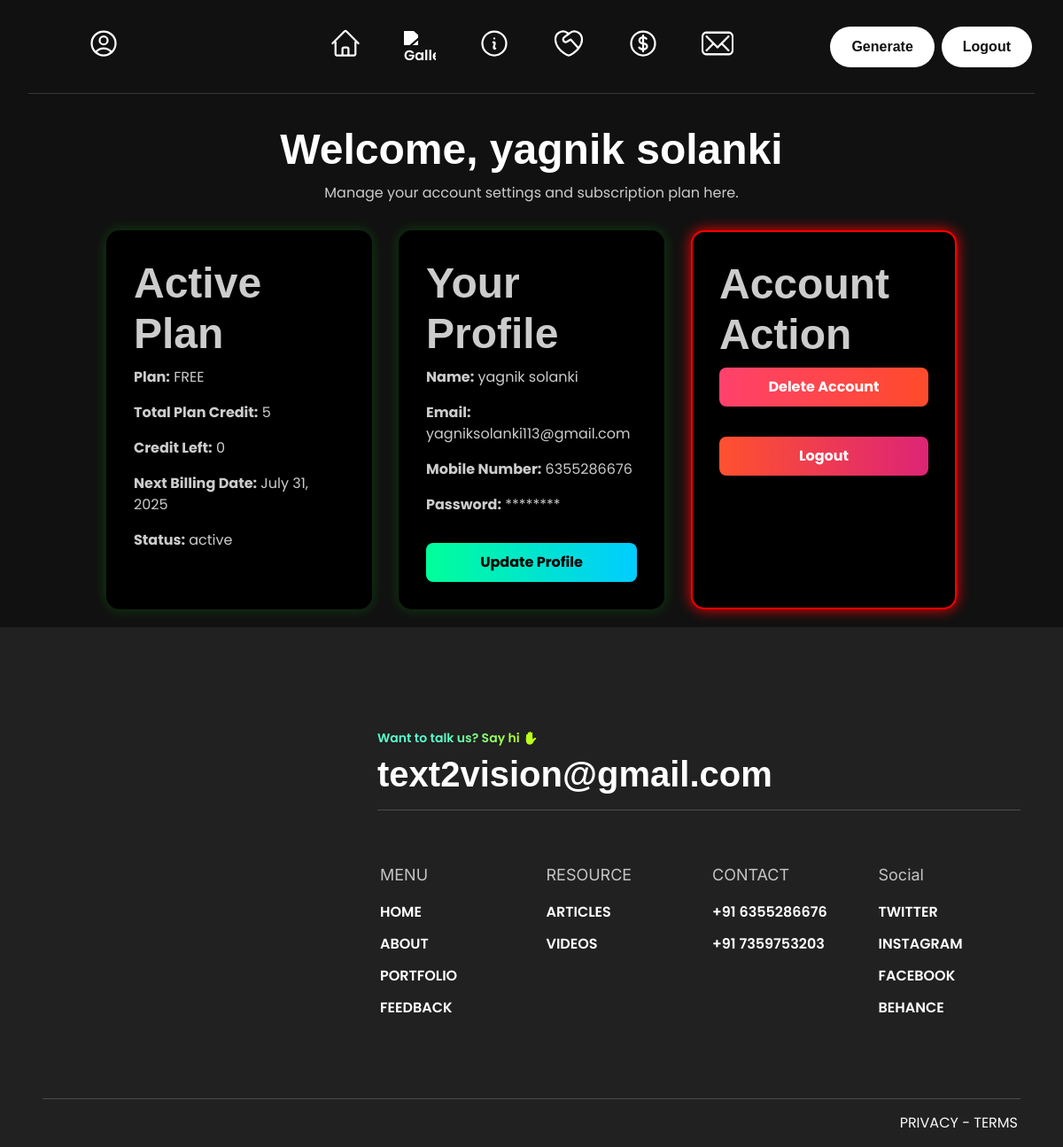
/profile/ (signed in), run on the app's committed database.
### backoffice_engine/models.py (models this page shows, shortened)
class BaseModel(models.Model):
    id = models.AutoField(primary_key=True)
    created_at = models.DateTimeField(auto_now_add=True)
    updated_at = models.DateTimeField(auto_now=True)
    class Meta:
        abstract = True

class User(BaseModel):
    name = models.CharField(max_length = 20)
    mobile_number = models.CharField(max_length=13, unique=True)
    email = models.EmailField(unique=True)
    password = models.CharField(max_length=50)
    otp = models.CharField(null=True, blank=True)
    otp_used = models.CharField(null=True, blank=True)
    class Meta:
        db_table = 'user'

class Subscription(BaseModel):
    user = models.ForeignKey(User, on_delete=models.CASCADE)
    plan = models.ForeignKey(Plan, on_delete=models.CASCADE)
    start_date = models.DateField()
    end_date = models.DateField()
    status = models.CharField(max_length=20, default='active')
    pending_credit=models.IntegerField(default=0)
    class Meta:
        db_table = 'subscription'

class Plan(BaseModel):
    name = models.CharField(max_length = 50)
    description = models.TextField(null= True,blank=True)
    price = models.IntegerField(null=False,blank=False)
    duration_days = models.IntegerField()
    credit=models.IntegerField(null=True,blank=True)
    is_active = models.BooleanField(default = True)
    class Meta:
        db_table = 'plan'

### backoffice_engine/views.py (the view)
# urls.py: path('profile/', views.profile),
def profile(request):
    if 'id' in request.session:
        id = request.session.get('id')
        e = User.objects.get(id=id)
        s = Subscription.objects.get(user=e)
        return render(request, 'profile.html',{'e':e,'s':s})
    else:
        return redirect("/login/")

### backoffice_engine/template/profile.html (shortened to what this page needs)
{% extends 'header_footer.html' %}
{% load static %}
{% block content %}
<head>
    <link rel="stylesheet" href="{% static 'css/profile.css' %}">
</head>
<body>
    <div class="full-container">
        <div class="profile-header">
            <h1>Welcome, {{ e.name }}</h1>
            <p>Manage your account settings and subscription plan here.</p>
        </div>
        <div class="profile-sections">
<div class="card">
    <h2>Active Plan</h2>
    <p><strong>Plan:</strong> {{ s.plan.name }}</p>
    <p><strong>Total Plan Credit:</strong> {{ s.plan.credit }}</p>
    <p><strong>Credit Left:</strong> {{ s.pending_credit }}</p>
    <p><strong>Next Billing Date:</strong> {{ s.end_date }}</p>
    <p><strong>Status:</strong> {{ s.status }}</p>
</div>
            <div class="card">
                <h2>Your Profile</h2>
                <p><strong>Name:</strong> {{ e.name }}</p>
                <p><strong>Email:</strong> {{ e.email }}</p>
                <p><strong>Mobile Number:</strong> {{ e.mobile_number }}</p>
                <p><strong>Password:</strong> ********</p>
                <a href="#" id="updateProfileBtn" class="btn btn-primary">Update Profile</a>
            </div>
            <div class="card danger-zone">
                <h2>Account Action</h2>
                <a class="btn btn-danger" href="/delete_account/{{e.id}}">Delete Account</a>
                <br>
                <a class="btn btn-logout" href="/logout/">Logout</a>
            </div>
        </div>
    </div>
</body>
{% endblock %}

### backoffice_engine/static/css/profile.css (style rules this page uses)
body { font-family: 'Poppins', sans-serif; background: #111; color: white; padding-top: 120px; margin: 0; }
.full-container { max-width: 1200px; margin: auto; padding: 20px; }
.profile-header { text-align: center; margin-bottom: 30px; }
.profile-header h1 { font-size: 3rem; }
.profile-header p { color: #ccc; font-size: 1rem; }
.profile-sections { display: flex; gap: 30px; justify-content: center; flex-wrap: wrap; }
.card { background: #000; padding: 30px; border-radius: 15px; box-shadow: 0 0 15px rgba(0, 255, 0, 0.2); width: 300px; transition: all 0.3s ease; }
.card h2, .card p { color: #ccc; }
.danger-zone { border: 2px solid red; box-shadow: 0 0 15px red; }
.btn { padding: 10px 20px; border-radius: 8px; font-weight: bold; cursor: pointer; display: inline-block; border: none; transition: all 0.2s ease-in-out; width: 100%; }
.btn-primary { background: linear-gradient(to right, #00ff99, #00ccff); color: black; margin-top: 15px; }
.btn-danger { background: linear-gradient(to right, #ff416c, #ff4b2b); margin-bottom: 10px; color: white; }
.btn-logout { background: linear-gradient(to right, #ff512f, #dd2476); color: white; }

### data on the page
User: name "yagnik solanki", email "yagniksolanki113@gmail.com", mobile_number "6355286676"
Subscription: plan.name "FREE", plan.credit "5", pending_credit "0", end_date "July 31, 2025", status "active"
